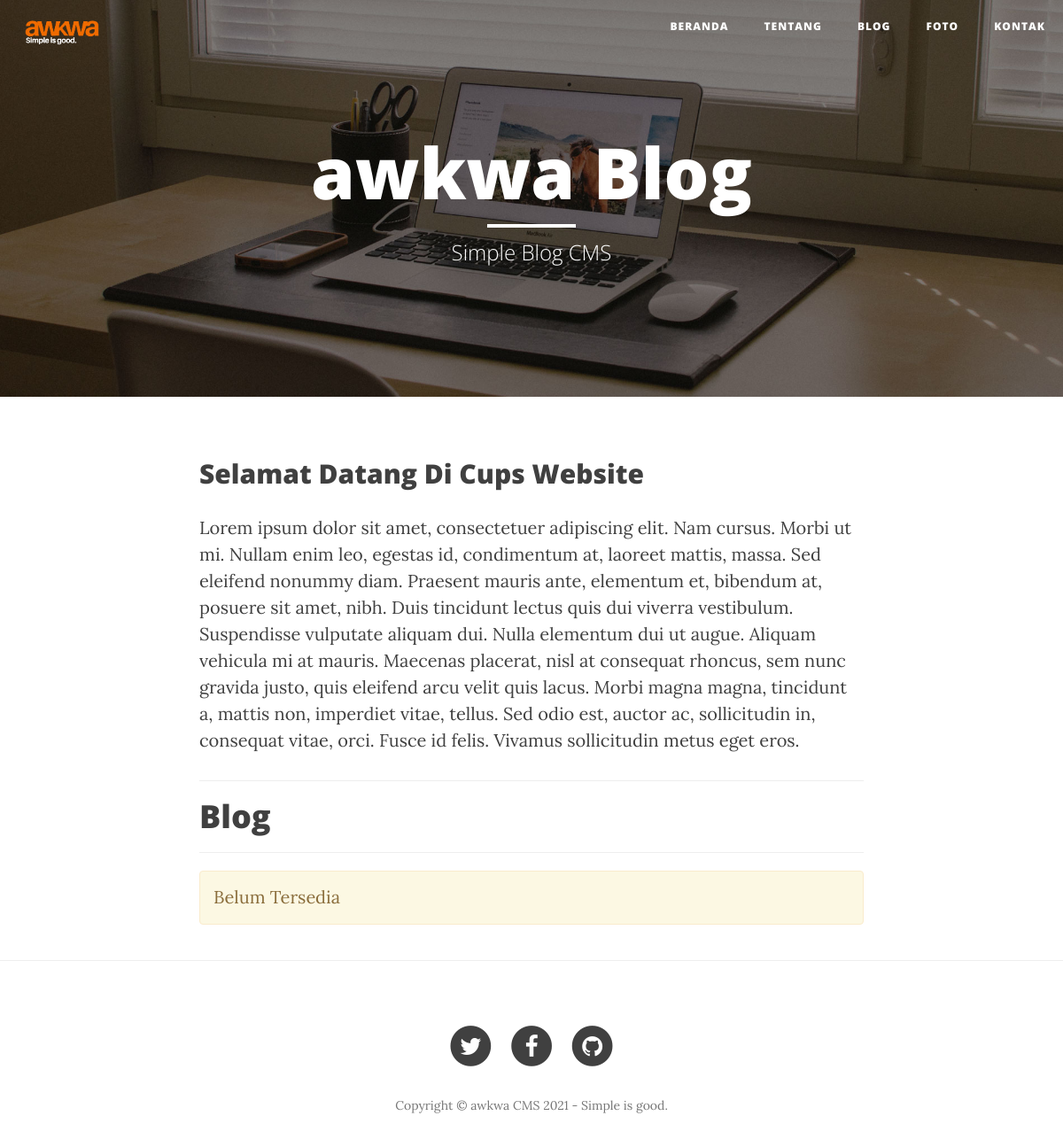
The page / on the database its author committed.
### tables this page shows
CREATE TABLE IF NOT EXISTS `pages` (
  `id` int(11) NOT NULL AUTO_INCREMENT,
  `judul` varchar(250) NOT NULL,
  `content` text NOT NULL,
  `tgl_entry` datetime NOT NULL,
  `entry_oleh` varchar(150) NOT NULL,
  PRIMARY KEY (`id`) USING BTREE
);

### inc/fungsidata.php (called while the page is built, shortened)
<?php
class Fungsidata extends Dbs
{
   public function select($table, $select = '*', $where)
   {
      if (!empty($where)) {
         if (substr(strtoupper(trim($where)), 0, 5) != 'WHERE') {
            $where = " WHERE " . $where;
         } else {
            $where = " " . trim($where);
         }
      }
      $sql = "SELECT " . $select . " FROM " . $table . " ";
      $sql .= $where;
      $result = $this->konek()->query($sql);
      return $result;
   }
}

### inc/dbs.php (called while the page is built, shortened)
<?php
class Dbs
{
	protected function konek()
	{
		$this->servername = "localhost";
		$this->username = "root";
		$this->password = "";
		$this->dbname = "awkwa";
		$conn = new mysqli($this->servername, $this->username, $this->password, $this->dbname);
		return $conn;
	}
}

### index.php (the view)
<?php
include "inc/dbs.php";
include "inc/fungsidata.php";
include "header.php";
$getpost = new Fungsidata();
$arr_post = $getpost->select('posts', '*', "");
$arr_pages = $getpost->select('pages', '*', "WHERE id = '11'");
$row_pages = $arr_pages->fetch_assoc();
?>
<div class="container">
    <div class="row">
        <div class="col-lg-8 col-lg-offset-2 col-md-10 col-md-offset-1">
            <div class="post-preview">
                <h2><?php echo $row_pages['judul']; ?></h2>
                <?php echo $row_pages['content']; ?>
            </div>
            <hr />
            <h1>Blog</h1>
            <hr />
            <?php if ($arr_post->num_rows > 0) { ?>
                <div class="post-preview">
                    <?php while ($row_post = $arr_post->fetch_assoc()) : ?>
                        <a href="posts.php?id=<?php echo $row_post['id']; ?>">
                            <h3><?php echo $row_post['judul']; ?></h3>
                        </a>
                        <p class="post-meta">Dikirim oleh <a href="#"><?php echo $row_post['entry_oleh']; ?></a></p>
                        <hr />
                    <?php endwhile; ?>
                </div>
            <?php } else { ?>
                <div class="alert alert-warning">Belum Tersedia</div>
            <?php } ?>
        </div>
    </div>
</div>
<?php include "footer.php"; ?>

### rows shown on the page
pages: judul "Selamat Datang Di Cups Website", content "Lorem ipsum dolor sit amet, consectetuer adipiscing elit. Nam cursus. Morbi ut mi. Nullam enim leo, egestas id, condimentum at, laoreet mattis, massa. Sed eleifend nonummy diam. Praesent mauris ante, elementum et, bibendum at, posuere sit amet, nibh. Duis tincidunt lectus quis dui viverra vestibulum. Suspendisse vulputate aliquam dui. Nulla elementum dui ut augue. Aliquam vehicula mi at mauris. Maecenas placerat, nisl at consequat rhoncus, sem nunc gravida justo, quis eleifend arcu velit quis lacus. Morbi magna magna, tincidunt a, mattis non, imperdiet vitae, tellus. Sed odio est, auctor ac, sollicitudin in, consequat vitae, orci. Fusce id felis. Vivamus sollicitudin metus eget eros."
